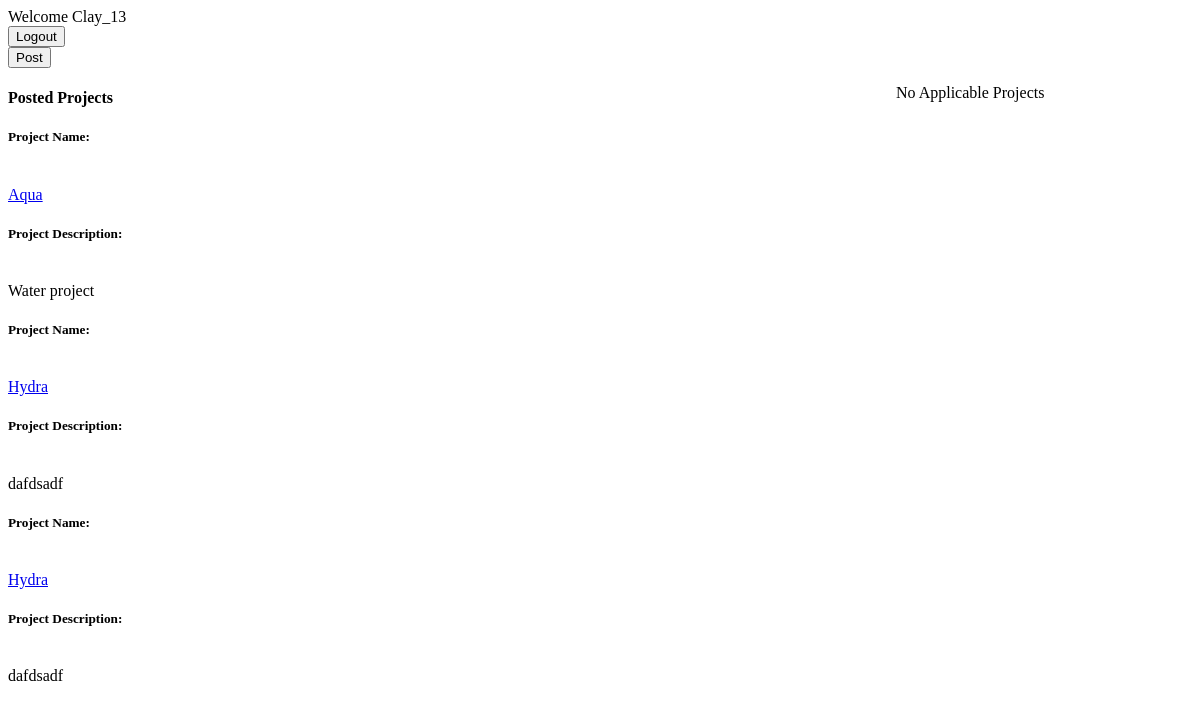
/portal/home/ (signed in), run on an earlier commit of the app's database.
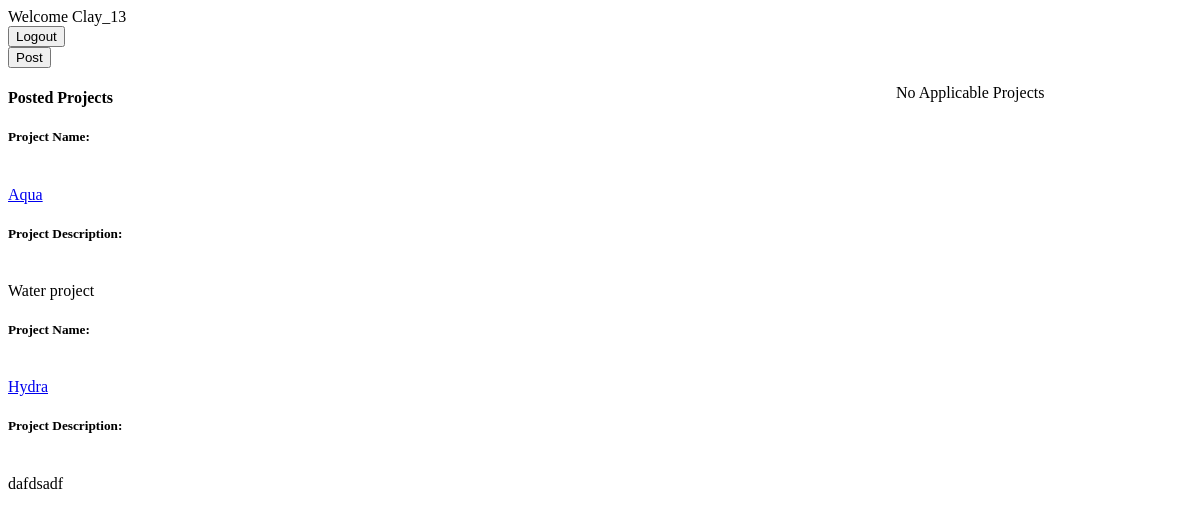
And on a later commit of the database.
### Portal/models.py (models this page shows, shortened)
class Project(models.Model):
    project_name = models.CharField(max_length=30, blank=False)
    description = models.CharField(max_length=100, default=None)
    postedOn = models.DateTimeField(default=datetime.datetime.now(), blank=False)
    leader = models.ForeignKey(CustomUser, on_delete=models.CASCADE)
    isCompleted = models.BooleanField(default=False)
    deadline = models.DateField(blank=False)
    task_count = models.IntegerField(default=0, blank=False)

### Portal/views.py (the view)
# urls.py: 2. Add a URL to urlpatterns:  path('', views.home, name='home')
def home(request):
    if not request.user.is_superuser and request.user.is_authenticated:
        context = dict()
        cuser = CustomUser.objects.get(user=request.user.id)
        posted_projects = Project.objects.filter(leader=cuser.id)
        applicable_projects = Project.objects.exclude(isCompleted=True).exclude(leader=cuser.id)
        context['posted_projects'] = posted_projects
        context['applicable_projects'] = applicable_projects
        return render(request, 'home.html', context)

### Portal/templates/home.html (shortened to what this page needs)
<!DOCTYPE html>
<html lang="en">
<head>
</head>
<body>
Welcome {{request.user.username}}<br>
<a href="{% url 'Portal:logout' %}"><input type="button" value="Logout"></a><br>
<a href="{% url 'Portal:post_project' %}"><input type="button" value="Post"></a><br>
<div class="sides left">
    {% if posted_projects %}
    <h4>Posted Projects</h4>
    {% for project in posted_projects %}
    <h5><b>Project Name:</b></h5><br>
    <a href="{% url 'Portal:project_description' project.id %}">{{project.project_name}}</a><br>
    <h5><b>Project Description:</b></h5><br>
    {{project.description}}<br>
    {% endfor %}
    {% else %}
    <p> No Posted Projects</p>
    {% endif %}
</div>
<div class="sides right">
    {% if applicable_projects %}
    <h4>Applicable Projects</h4>
    {% for project in applicable_projects %}
    <p></p>
    <h5><b>Project Name:</b></h5><br>
    <a href="{% url 'Portal:project_description' project.id %}">{{project.project_name}}</a><br>
    <h5><b>Project Description:</b></h5><br>
    {{project.description}}<br>
    <p></p>
    {% endfor %}
    {% else %}
    <p> No Applicable Projects</p>
    {% endif %}
</div>
</body>
</html>

### Portal/templates/home.html (style rules this page uses)
.sides { margin:0; }
.left { float:left; width:75%; overflow:hidden; }
.right { float:left; width:25%; overflow:hidden; }

What changed in the data, as far as the page shows it:
removed Project: project_name "Hydra", description "dafdsadf"
